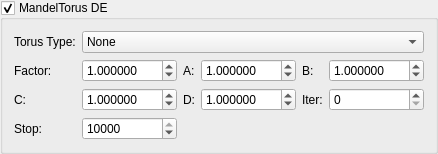
       <widget class="MyGroupBox" name="groupCheck_mutation_torus_enabled">
        <property name="title">
         <string>MandelTorus DE</string>
        </property>
        <property name="checkable">
         <bool>true</bool>
        </property>
        <property name="checked">
         <bool>true</bool>
        </property>
        <layout class="QGridLayout" name="gridLayout_mutation_torus">
         <item row="0" column="0">
          <widget class="QLabel" name="label_torus_type">
           <property name="text">
            <string>Torus Type:</string>
           </property>
          </widget>
         </item>
         <item row="0" column="1" colspan="6">
          <widget class="QComboBox" name="comboBox_mutation_torus_type">
           <item>
            <property name="text">
             <string>None</string>
            </property>
           </item>
           <item>
            <property name="text">
             <string>Sigmoid DE</string>
            </property>
           </item>
           <item>
            <property name="text">
             <string>Gaussian DE</string>
            </property>
           </item>
           <item>
            <property name="text">
             <string>Double-Well DE</string>
            </property>
           </item>
           <item>
            <property name="text">
             <string>Plateau DE</string>
            </property>
           </item>
           <item>
            <property name="text">
             <string>Asymmetric DE</string>
            </property>
           </item>
           <item>
            <property name="text">
             <string>Oscillating DE</string>
            </property>
           </item>
           <item>
            <property name="text">
             <string>Step DE</string>
            </property>
           </item>
           <item>
            <property name="text">
             <string>Smooth Clamp DE</string>
            </property>
           </item>
           <item>
            <property name="text">
             <string>Exponential Plateau</string>
            </property>
           </item>
           <item>
            <property name="text">
             <string>Log Barrier DE</string>
            </property>
           </item>
           <item>
            <property name="text">
             <string>Inverse Barrier DE</string>
            </property>
           </item>
           <item>
            <property name="text">
             <string>Softmin DE</string>
            </property>
           </item>
           <item>
            <property name="text">
             <string>Softmax DE</string>
            </property>
           </item>
           <item>
            <property name="text">
             <string>Boltzmann DE</string>
            </property>
           </item>
           <item>
            <property name="text">
             <string>Fermi-Dirac DE</string>
            </property>
           </item>
           <item>
            <property name="text">
             <string>Power Sigmoid DE</string>
            </property>
           </item>
           <item>
            <property name="text">
             <string>Tanh Plateau</string>
            </property>
           </item>
           <item>
            <property name="text">
             <string>Arctan Plateau</string>
            </property>
           </item>
           <item>
            <property name="text">
             <string>Erf Plateau</string>
            </property>
           </item>
           <item>
            <property name="text">
             <string>Sech Squared DE</string>
            </property>
           </item>
           <item>
            <property name="text">
             <string>Lorentzian DE</string>
            </property>
           </item>
           <item>
            <property name="text">
             <string>Voigt Profile DE</string>
            </property>
           </item>
           <item>
            <property name="text">
             <string>Pseudo-Voigt DE</string>
            </property>
           </item>
           <item>
            <property name="text">
             <string>Asymmetric Gaussian</string>
            </property>
           </item>
           <item>
            <property name="text">
             <string>Bifurcation DE</string>
            </property>
           </item>
           <item>
            <property name="text">
             <string>Logistic Map DE</string>
            </property>
           </item>
           <item>
            <property name="text">
             <string>Henon Map DE</string>
            </property>
           </item>
           <item>
            <property name="text">
             <string>Lorenz Attractor DE</string>
            </property>
           </item>
           <item>
            <property name="text">
             <string>Rössler DE</string>
            </property>
           </item>
           <item>
            <property name="text">
             <string>Strange Attractor DE</string>
            </property>
           </item>
          </widget>
         </item>
         <item row="1" column="0">
          <widget class="QLabel" name="label_torus_factor">
           <property name="text">
            <string>Factor:</string>
           </property>
          </widget>
         </item>
         <item row="1" column="1">
          <widget class="MyDoubleSpinBox" name="spinbox_mutation_torus_factor">
           <property name="minimum">
            <double>-100.0</double>
           </property>
           <property name="maximum">
            <double>100.0</double>
           </property>
           <property name="singleStep">
            <double>0.1</double>
           </property>
           <property name="value">
            <double>1.0</double>
           </property>
           <property name="decimals">
            <number>6</number>
           </property>
          </widget>
         </item>
         <item row="1" column="2">
          <widget class="QLabel" name="label_torus_param_a">
           <property name="text">
            <string>A:</string>
           </property>
          </widget>
         </item>
         <item row="1" column="3">
          <widget class="MyDoubleSpinBox" name="spinbox_mutation_torus_param_a">
           <property name="minimum">
            <double>-100.0</double>
           </property>
           <property name="maximum">
            <double>100.0</double>
           </property>
           <property name="singleStep">
            <double>0.1</double>
           </property>
           <property name="value">
            <double>1.0</double>
           </property>
           <property name="decimals">
            <number>6</number>
           </property>
          </widget>
         </item>
         <item row="1" column="4">
          <widget class="QLabel" name="label_torus_param_b">
           <property name="text">
            <string>B:</string>
           </property>
          </widget>
         </item>
         <item row="1" column="5" colspan="2">
          <widget class="MyDoubleSpinBox" name="spinbox_mutation_torus_param_b">
           <property name="minimum">
            <double>-100.0</double>
           </property>
           <property name="maximum">
            <double>100.0</double>
           </property>
           <property name="singleStep">
            <double>0.1</double>
           </property>
           <property name="value">
            <double>1.0</double>
           </property>
           <property name="decimals">
            <number>6</number>
           </property>
          </widget>
         </item>
         <item row="2" column="0">
          <widget class="QLabel" name="label_torus_param_c">
           <property name="text">
            <string>C:</string>
           </property>
          </widget>
         </item>
         <item row="2" column="1">
          <widget class="MyDoubleSpinBox" name="spinbox_mutation_torus_param_c">
           <property name="minimum">
            <double>-100.0</double>
           </property>
           <property name="maximum">
            <double>100.0</double>
           </property>
           <property name="singleStep">
            <double>0.1</double>
           </property>
           <property name="value">
            <double>1.0</double>
           </property>
           <property name="decimals">
            <number>6</number>
           </property>
          </widget>
         </item>
         <item row="2" column="2">
          <widget class="QLabel" name="label_torus_param_d">
           <property name="text">
            <string>D:</string>
           </property>
          </widget>
         </item>
         <item row="2" column="3">
          <widget class="MyDoubleSpinBox" name="spinbox_mutation_torus_param_d">
           <property name="minimum">
            <double>-100.0</double>
           </property>
           <property name="maximum">
            <double>100.0</double>
           </property>
           <property name="singleStep">
            <double>0.1</double>
           </property>
           <property name="value">
            <double>1.0</double>
           </property>
           <property name="decimals">
            <number>6</number>
           </property>
          </widget>
         </item>
         <item row="2" column="4">
          <widget class="QLabel" name="label_torus_iter">
           <property name="text">
            <string>Iter:</string>
           </property>
          </widget>
         </item>
         <item row="2" column="5" colspan="2">
          <widget class="MySpinBox" name="spinboxInt_mutation_torus_iter_start">
           <property name="minimum">
            <number>0</number>
           </property>
           <property name="maximum">
            <number>10000</number>
           </property>
           <property name="value">
            <number>0</number>
           </property>
          </widget>
         </item>
         <item row="3" column="0">
          <widget class="QLabel" name="label_torus_iter_stop2">
           <property name="text">
            <string>Stop:</string>
           </property>
          </widget>
         </item>
         <item row="3" column="1">
          <widget class="MySpinBox" name="spinboxInt_mutation_torus_iter_stop">
           <property name="minimum">
            <number>0</number>
           </property>
           <property name="maximum">
            <number>10000</number>
           </property>
           <property name="value">
            <number>10000</number>
           </property>
          </widget>
         </item>
        </layout>
       </widget>
